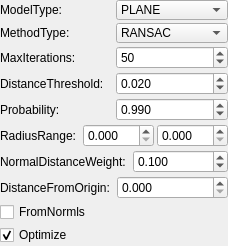
             <widget class="QWidget" name="scrollAreaWidgetContents">
              <property name="geometry">
               <rect>
                <x>0</x>
                <y>0</y>
                <width>228</width>
                <height>246</height>
               </rect>
              </property>
              <layout class="QVBoxLayout" name="verticalLayout_11">
               <property name="spacing">
                <number>3</number>
               </property>
               <property name="leftMargin">
                <number>0</number>
               </property>
               <property name="topMargin">
                <number>0</number>
               </property>
               <property name="rightMargin">
                <number>0</number>
               </property>
               <property name="bottomMargin">
                <number>0</number>
               </property>
               <item>
                <layout class="QHBoxLayout" name="horizontalLayout_4">
                 <item>
                  <widget class="QLabel" name="label_2">
                   <property name="text">
                    <string>ModelType: </string>
                   </property>
                  </widget>
                 </item>
                 <item>
                  <widget class="QComboBox" name="cbox_modelType">
                   <property name="sizePolicy">
                    <sizepolicy hsizetype="Ignored" vsizetype="Fixed">
                     <horstretch>0</horstretch>
                     <verstretch>0</verstretch>
                    </sizepolicy>
                   </property>
                   <property name="maximumSize">
                    <size>
                     <width>16777215</width>
                     <height>20</height>
                    </size>
                   </property>
                   <property name="toolTip">
                    <string>The type of model to use</string>
                   </property>
                   <property name="currentIndex">
                    <number>0</number>
                   </property>
                   <item>
                    <property name="text">
                     <string>PLANE</string>
                    </property>
                   </item>
                   <item>
                    <property name="text">
                     <string>LINE</string>
                    </property>
                   </item>
                   <item>
                    <property name="text">
                     <string>CIRCLE2D</string>
                    </property>
                   </item>
                   <item>
                    <property name="text">
                     <string>CIRCLE3D</string>
                    </property>
                   </item>
                   <item>
                    <property name="text">
                     <string>SPHERE</string>
                    </property>
                   </item>
                   <item>
                    <property name="text">
                     <string>CYLINDER</string>
                    </property>
                   </item>
                   <item>
                    <property name="text">
                     <string>CONE</string>
                    </property>
                   </item>
                   <item>
                    <property name="text">
                     <string>TORUS</string>
                    </property>
                   </item>
                   <item>
                    <property name="text">
                     <string>PARALLEL_LINE</string>
                    </property>
                   </item>
                   <item>
                    <property name="text">
                     <string>PERPENDICULAR_PLANE</string>
                    </property>
                   </item>
                   <item>
                    <property name="text">
                     <string>PARALLEL_LINES</string>
                    </property>
                   </item>
                   <item>
                    <property name="text">
                     <string>NORMAL_PLANE</string>
                    </property>
                   </item>
                   <item>
                    <property name="text">
                     <string>NORMAL_SPHERE</string>
                    </property>
                   </item>
                   <item>
                    <property name="text">
                     <string>REGISTRATION</string>
                    </property>
                   </item>
                   <item>
                    <property name="text">
                     <string>REGISTRATION_2D</string>
                    </property>
                   </item>
                   <item>
                    <property name="text">
                     <string>PARALLEL_PLANE</string>
                    </property>
                   </item>
                   <item>
                    <property name="text">
                     <string>NORMAL_PARALLEL_PLANE</string>
                    </property>
                   </item>
                   <item>
                    <property name="text">
                     <string>STICK</string>
                    </property>
                   </item>
                  </widget>
                 </item>
                </layout>
               </item>
               <item>
                <layout class="QHBoxLayout" name="horizontalLayout_5">
                 <item>
                  <widget class="QLabel" name="label_3">
                   <property name="text">
                    <string>MethodType: </string>
                   </property>
                  </widget>
                 </item>
                 <item>
                  <widget class="QComboBox" name="cbox_methodType">
                   <property name="sizePolicy">
                    <sizepolicy hsizetype="Ignored" vsizetype="Fixed">
                     <horstretch>0</horstretch>
                     <verstretch>0</verstretch>
                    </sizepolicy>
                   </property>
                   <property name="maximumSize">
                    <size>
                     <width>16777215</width>
                     <height>20</height>
                    </size>
                   </property>
                   <property name="toolTip">
                    <string>The type of sample consensus method to use</string>
                   </property>
                   <item>
                    <property name="text">
                     <string>RANSAC</string>
                    </property>
                   </item>
                   <item>
                    <property name="text">
                     <string>LMEDS</string>
                    </property>
                   </item>
                   <item>
                    <property name="text">
                     <string>MSAC</string>
                    </property>
                   </item>
                   <item>
                    <property name="text">
                     <string>RRANSAC</string>
                    </property>
                   </item>
                   <item>
                    <property name="text">
                     <string>RMSAC</string>
                    </property>
                   </item>
                   <item>
                    <property name="text">
                     <string>MLESAC </string>
                    </property>
                   </item>
                   <item>
                    <property name="text">
                     <string>PROSAC </string>
                    </property>
                   </item>
                  </widget>
                 </item>
                </layout>
               </item>
               <item>
                <layout class="QHBoxLayout" name="horizontalLayout_7">
                 <item>
                  <widget class="QLabel" name="label_4">
                   <property name="text">
                    <string>MaxIterations: </string>
                   </property>
                  </widget>
                 </item>
                 <item>
                  <widget class="QSpinBox" name="spin_Iterations">
                   <property name="maximum">
                    <number>99999</number>
                   </property>
                   <property name="value">
                    <number>50</number>
                   </property>
                  </widget>
                 </item>
                </layout>
               </item>
               <item>
                <layout class="QHBoxLayout" name="horizontalLayout_10">
                 <item>
                  <widget class="QLabel" name="label_6">
                   <property name="text">
                    <string>DistanceThreshold: </string>
                   </property>
                  </widget>
                 </item>
                 <item>
                  <widget class="QDoubleSpinBox" name="dspin_Threshold">
                   <property name="sizePolicy">
                    <sizepolicy hsizetype="Ignored" vsizetype="Fixed">
                     <horstretch>0</horstretch>
                     <verstretch>0</verstretch>
                    </sizepolicy>
                   </property>
                   <property name="toolTip">
                    <string>Distance to the model threshold</string>
                   </property>
                   <property name="layoutDirection">
                    <enum>Qt::LeftToRight</enum>
                   </property>
                   <property name="prefix">
                    <string/>
                   </property>
                   <property name="decimals">
                    <number>3</number>
                   </property>
                   <property name="minimum">
                    <double>0.000000000000000</double>
                   </property>
                   <property name="maximum">
                    <double>9999.000000000000000</double>
                   </property>
                   <property name="value">
                    <double>0.020000000000000</double>
                   </property>
                  </widget>
                 </item>
                </layout>
               </item>
               <item>
                <layout class="QHBoxLayout" name="horizontalLayout_41">
                 <item>
                  <widget class="QLabel" name="label_36">
                   <property name="text">
                    <string>Probability: </string>
                   </property>
                  </widget>
                 </item>
                 <item>
                  <widget class="QDoubleSpinBox" name="dspin_probability">
                   <property name="decimals">
                    <number>3</number>
                   </property>
                   <property name="maximum">
                    <double>99999.000000000000000</double>
                   </property>
                   <property name="value">
                    <double>0.990000000000000</double>
                   </property>
                  </widget>
                 </item>
                </layout>
               </item>
               <item>
                <layout class="QHBoxLayout" name="horizontalLayout_2">
                 <item>
                  <widget class="QLabel" name="label_7">
                   <property name="text">
                    <string>RadiusRange: </string>
                   </property>
                  </widget>
                 </item>
                 <item>
                  <widget class="QDoubleSpinBox" name="dspin_minRadius">
                   <property name="toolTip">
                    <string>Set the minimum allowable radius limits for the model</string>
                   </property>
                   <property name="prefix">
                    <string/>
                   </property>
                   <property name="decimals">
                    <number>3</number>
                   </property>
                  </widget>
                 </item>
                 <item>
                  <widget class="QDoubleSpinBox" name="dspin_maxRadius">
                   <property name="toolTip">
                    <string>Set the maximum allowable radius limits for the model</string>
                   </property>
                   <property name="prefix">
                    <string/>
                   </property>
                   <property name="decimals">
                    <number>3</number>
                   </property>
                  </widget>
                 </item>
                </layout>
               </item>
               <item>
                <layout class="QHBoxLayout" name="horizontalLayout_8">
                 <item>
                  <widget class="QLabel" name="label_5">
                   <property name="text">
                    <string>NormalDistanceWeight: </string>
                   </property>
                  </widget>
                 </item>
                 <item>
                  <widget class="QDoubleSpinBox" name="dspin_distanceWeight">
                   <property name="enabled">
                    <bool>true</bool>
                   </property>
                   <property name="sizePolicy">
                    <sizepolicy hsizetype="Ignored" vsizetype="Fixed">
                     <horstretch>0</horstretch>
                     <verstretch>0</verstretch>
                    </sizepolicy>
                   </property>
                   <property name="maximumSize">
                    <size>
                     <width>16777215</width>
                     <height>24</height>
                    </size>
                   </property>
                   <property name="toolTip">
                    <string>&lt;html&gt;&lt;head/&gt;&lt;body&gt;&lt;p&gt;Set the relative weight (between 0 and 1) to give to the angular distance (0 to pi/2) between point normals and the plane normal.&lt;/p&gt;&lt;/body&gt;&lt;/html&gt;</string>
                   </property>
                   <property name="prefix">
                    <string/>
                   </property>
                   <property name="decimals">
                    <number>3</number>
                   </property>
                   <property name="maximum">
                    <double>1.000000000000000</double>
                   </property>
                   <property name="value">
                    <double>0.100000000000000</double>
                   </property>
                  </widget>
                 </item>
                </layout>
               </item>
               <item>
                <layout class="QHBoxLayout" name="horizontalLayout_42">
                 <item>
                  <widget class="QLabel" name="label_37">
                   <property name="text">
                    <string>DistanceFromOrigin: </string>
                   </property>
                  </widget>
                 </item>
                 <item>
                  <widget class="QDoubleSpinBox" name="dspin_distanceFromOrigin">
                   <property name="decimals">
                    <number>3</number>
                   </property>
                   <property name="maximum">
                    <double>99999.000000000000000</double>
                   </property>
                  </widget>
                 </item>
                </layout>
               </item>
               <item>
                <widget class="QCheckBox" name="check_fromNormals">
                 <property name="sizePolicy">
                  <sizepolicy hsizetype="Ignored" vsizetype="Fixed">
                   <horstretch>0</horstretch>
                   <verstretch>0</verstretch>
                  </sizepolicy>
                 </property>
                 <property name="text">
                  <string>FromNormls</string>
                 </property>
                 <property name="checked">
                  <bool>false</bool>
                 </property>
                </widget>
               </item>
               <item>
                <widget class="QCheckBox" name="check_optimize">
                 <property name="sizePolicy">
                  <sizepolicy hsizetype="Ignored" vsizetype="Fixed">
                   <horstretch>0</horstretch>
                   <verstretch>0</verstretch>
                  </sizepolicy>
                 </property>
                 <property name="toolTip">
                  <string>Set to true if a coefficient refinement is required.</string>
                 </property>
                 <property name="text">
                  <string>Optimize</string>
                 </property>
                 <property name="checked">
                  <bool>true</bool>
                 </property>
                </widget>
               </item>
               <item>
                <spacer name="verticalSpacer">
                 <property name="orientation">
                  <enum>Qt::Vertical</enum>
                 </property>
                 <property name="sizeHint" stdset="0">
                  <size>
                   <width>20</width>
                   <height>40</height>
                  </size>
                 </property>
                </spacer>
               </item>
              </layout>
             </widget>
